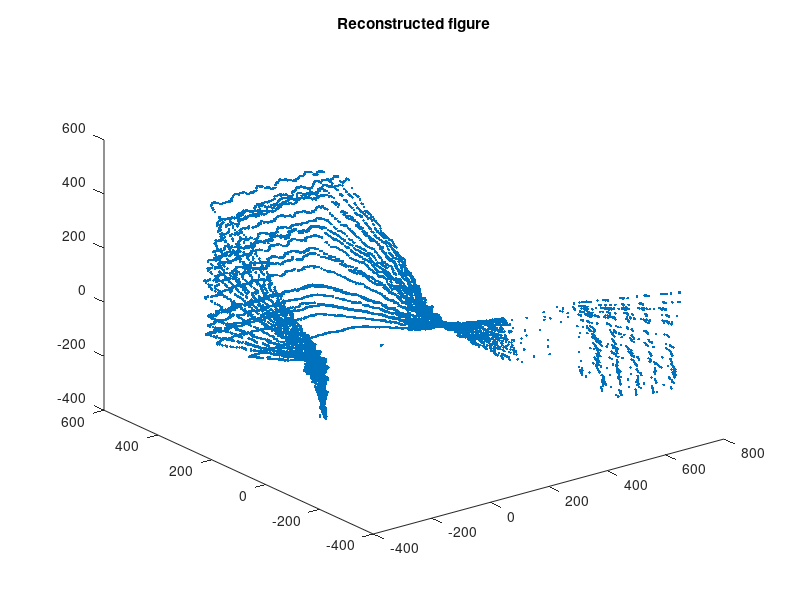

MATLAB code for this plot:
close all;

data = load('hokuyo_and_phidget_measurement_data.mat').scanner_data;

% initialize an empty vector, later it will store the x,y,z coordintes in 3
% row
datapoints = []; 
for i = 1:size(data,1)
    % get the local coordinates and the corresponding angle in deg
    x_L = data{i,1};
    y_L = data{i,2};
    tilt = data{i,3};
    % calculate the global coordinates
    x_G = x_L;
    y_G = cosd(tilt) * y_L;
    z_G = sind(tilt) * y_L;
    % append these points into the end of the datapoints set in every
    % iteration
    datapoints = [datapoints [x_G; y_G; z_G]];
end

% put zero vectors where the abs value is greater than 700
zero_mask = abs(datapoints)>700;
zero_mask = zero_mask(1,:) | zero_mask(2,:) | zero_mask(3,:);
zero_mask = [zero_mask; zero_mask; zero_mask];
datapoints(zero_mask) = 0;


figure();
plot3(datapoints(1,:), datapoints(2,:), datapoints(3,:), '.');
title('Reconstructed figure');